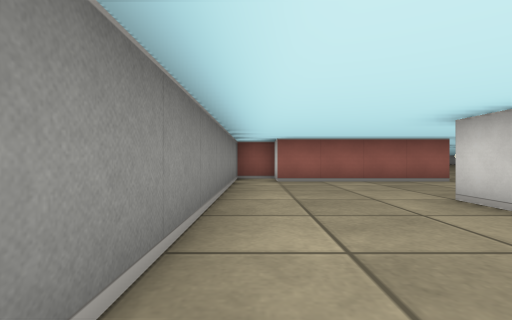
[1] (above)

14 first-person views from a walk through a cub3D level. The camera is about half as high as the walls, looks level and sees 85° across. The floor is counted in squares. Each view is taken from the middle of a square. On the plan, view 1 faces up. The plan holds only what a view shows up to about 9 squares ahead; the rest is blank.

[2]
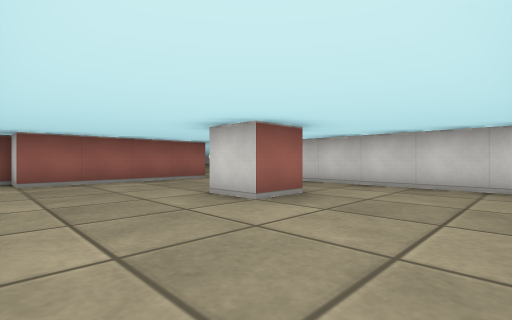

[3]
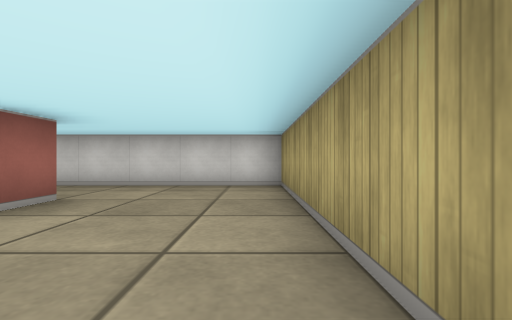

[4]
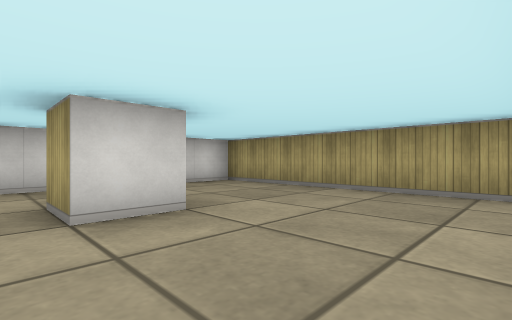

[5]
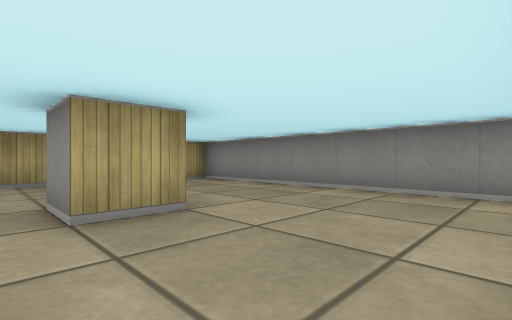

[6]
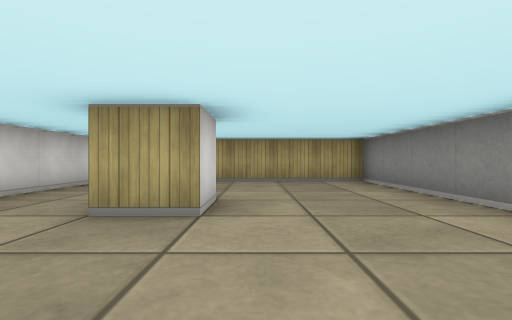

[7]
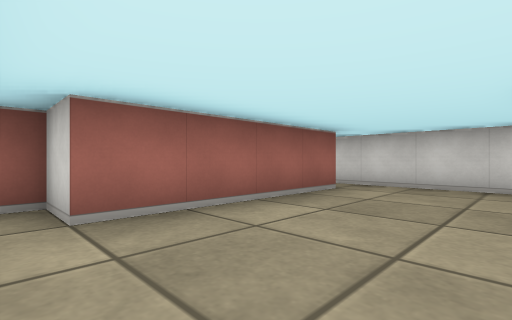

[8]
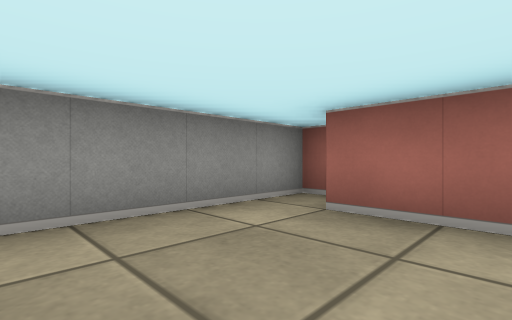

[9]
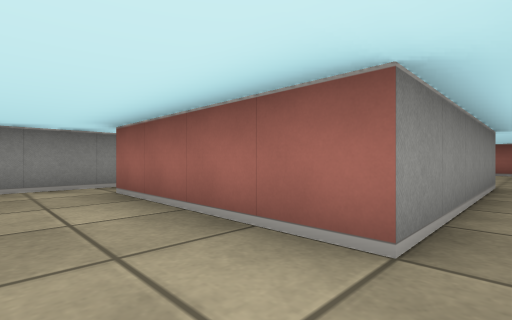

[10]
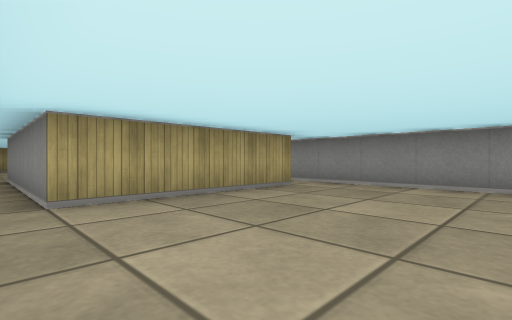

[11]
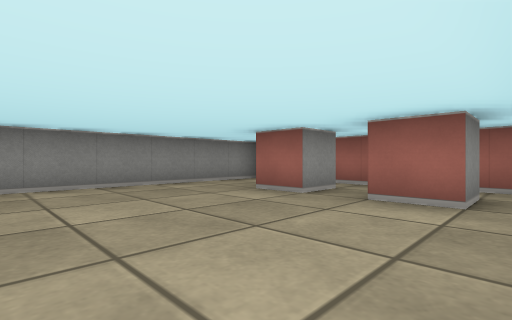

[12]
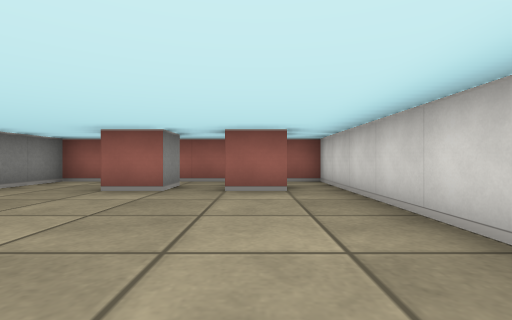

[13]
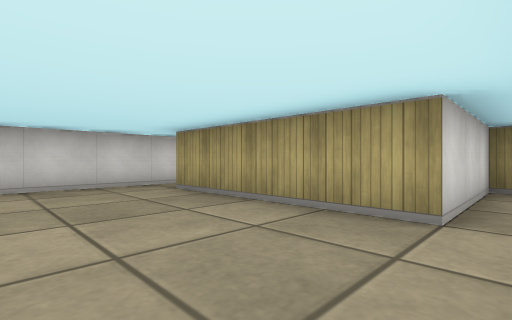

[14]
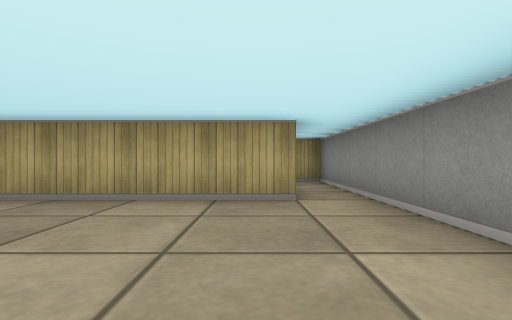

### Floor plan
Points are (right, up) in squares from view 1. A wall is a line through its corners. A room is listed if a view was taken in it or the views show most of it. See-through windows are left out.
Room 1 (views 1, 2, 3, 4, 5, 6, 7, 8, 9)
walls: (2.5, 2.5) (2.5, 3.5) (3.5, 3.5) (3.5, 2.5) (2.5, 2.5); (4.5, 6.5) (0.5, 6.5) (0.5, 7.5) (-0.5, 7.5) (-0.5, -0.5) (5.5, -0.5) (5.5, 7.1)
ways out: opening at (5, 7) to room 3
Room 2 (views 10, 11, 12, 13, 14)
walls: (2.5, 17.5) (2.5, 16.5) (1.5, 16.5); (4.5, 17.5) (4.5, 16.5) (3.5, 16.5); (5.5, 10.9) (5.5, 18.5) (-0.5, 18.5) (-0.5, 8.5) (0.5, 8.5) (0.5, 11.5) (4.5, 11.5)
ways out: opening at (5, 10.5) to room 3
Room 3 (no view inside)
walls: (4.5, 11.5) (4.5, 6.5)
ways out: opening at (5, 7) to room 1; opening at (5, 10.5) to room 2

Where each view was taken, in squares from view 1:
view 1: 0 up, 0 right, facing up
view 2: 0 up, 0 right, facing up-right
view 3: 0 up, 0 right, facing right
view 4: 4 up, 0 right, facing down-right
view 5: 6 up, 4 right, facing down-left
view 6: 6 up, 2 right, facing down
view 7: 4 up, 0 right, facing up-right
view 8: 4 up, 2 right, facing up-left
view 9: 5 up, 5 right, facing up-left
view 10: 15 up, 5 right, facing down-left
view 11: 13 up, 5 right, facing up-left
view 12: 12 up, 4 right, facing up
view 13: 14 up, 0 right, facing down-right
view 14: 15 up, 1 right, facing down
